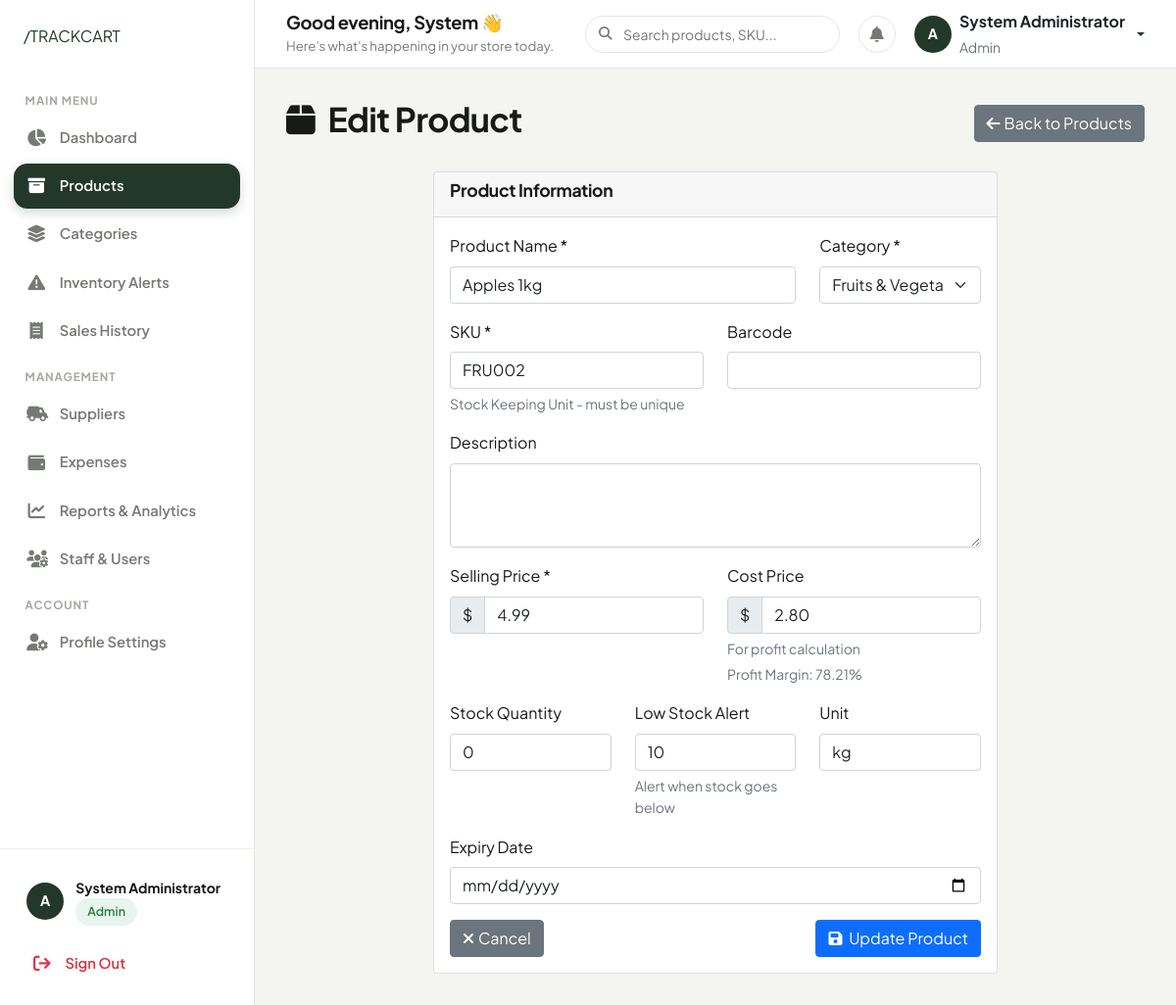
Screenshot of /products/18/edit/ (signed in) with the database file from the repository.
### authentication/models.py (models this page shows, shortened)
class UserProfile(models.Model):
    ROLE_CHOICES = [
        ('admin', 'Admin'),
        ('staff', 'Staff'),
    ]
    user = models.OneToOneField(User, on_delete=models.CASCADE)
    role = models.CharField(max_length=10, choices=ROLE_CHOICES, default='staff')
    phone = models.CharField(max_length=15, blank=True, null=True)
    address = models.TextField(blank=True, null=True)
    created_at = models.DateTimeField(auto_now_add=True)
    updated_at = models.DateTimeField(auto_now=True)
    @property
    def is_admin(self):
        return self.role == 'admin'

### products/models.py (models this page shows, shortened)
class Product(models.Model):
    name = models.CharField(max_length=200)
    sku = models.CharField(max_length=50, unique=True, help_text="Stock Keeping Unit")
    barcode = models.CharField(max_length=100, blank=True, null=True, unique=True)
    category = models.ForeignKey(Category, on_delete=models.PROTECT, related_name='products')
    description = models.TextField(blank=True, null=True)
    price = models.DecimalField(max_digits=10, decimal_places=2, validators=[MinValueValidator(Decimal('0.01'))])
    cost_price = models.DecimalField(max_digits=10, decimal_places=2, validators=[MinValueValidator(Decimal('0.00'))], help_text="Cost price for profit calculation")
    stock_quantity = models.IntegerField(default=0, validators=[MinValueValidator(0)])
    low_stock_threshold = models.IntegerField(default=10, validators=[MinValueValidator(0)], help_text="Alert when stock goes below this number")
    unit = models.CharField(max_length=20, default='pcs', help_text="Unit of measurement (e.g., pcs, kg, ltr)")
    expiry_date = models.DateField(blank=True, null=True)
    is_active = models.BooleanField(default=True)
    created_at = models.DateTimeField(auto_now_add=True)
    updated_at = models.DateTimeField(auto_now=True)
    class Meta:
        ordering = ['name']

class Category(models.Model):
    name = models.CharField(max_length=100, unique=True)
    description = models.TextField(blank=True, null=True)
    created_at = models.DateTimeField(auto_now_add=True)
    updated_at = models.DateTimeField(auto_now=True)
    class Meta:
        verbose_name_plural = "Categories"
        ordering = ['name']

### products/views.py (the view, shortened to what this page needs)
# urls.py: path('<int:product_id>/edit/', views.product_edit, name='product_edit'),
@login_required
@user_passes_test(is_admin)
def product_edit(request, product_id):
    product = get_object_or_404(Product, id=product_id)
    categories = Category.objects.all()
    return render(request, 'products/product_form.html', {'product': product, 'categories': categories})

### templates/products/product_form.html (shortened to what this page needs)
{% extends 'base.html' %}
{% block content %}
<div class="d-flex justify-content-between align-items-center mb-4">
    <h2>
        <i class="fas fa-box me-2"></i>
        {% if product %}Edit Product{% else %}Add Product{% endif %}
    </h2>
    <a href="{% url 'products:product_list' %}" class="btn btn-secondary">
        <i class="fas fa-arrow-left me-1"></i>Back to Products
    </a>
</div>
<div class="row">
    <div class="col-md-8 mx-auto">
        <div class="card">
            <div class="card-header">
                <h5>Product Information</h5>
            </div>
            <div class="card-body">
                <form method="post">
                    <div class="row">
                        <div class="col-md-8">
                            <div class="mb-3">
                                <label for="name" class="form-label">Product Name *</label>
                                <input type="text" class="form-control" id="name" name="name"
                                       value="{{ product.name|default:'' }}" required>
                            </div>
                        </div>
                        <div class="col-md-4">
                            <div class="mb-3">
                                <label for="category" class="form-label">Category *</label>
                                <select class="form-select" id="category" name="category" required>
                                    {% for cat in categories %}
                                    <option value="{{ cat.id }}"
                                            {% if product.category.id == cat.id %}selected{% endif %}>
                                        {{ cat.name }}
                                    </option>
                                    {% endfor %}
                                </select>
                            </div>
                        </div>
                    </div>
                    <div class="row">
                        <div class="col-md-6">
                            <div class="mb-3">
                                <label for="sku" class="form-label">SKU *</label>
                                <input type="text" class="form-control" id="sku" name="sku"
                                       value="{{ product.sku|default:'' }}" required>
                                <div class="form-text">Stock Keeping Unit - must be unique</div>
                            </div>
                        </div>
                        <div class="col-md-6">
                            <div class="mb-3">
                                <label for="barcode" class="form-label">Barcode</label>
                                <input type="text" class="form-control" id="barcode" name="barcode"
                                       value="{{ product.barcode|default:'' }}">
                            </div>
                        </div>
                    </div>
                    <div class="mb-3">
                        <label for="description" class="form-label">Description</label>
                        <textarea class="form-control" id="description" name="description" rows="3">{{ product.description|default:'' }}</textarea>
                    </div>
                    <div class="row">
                        <div class="col-md-6">
                            <div class="mb-3">
                                <label for="price" class="form-label">Selling Price *</label>
                                <div class="input-group">
                                    <span class="input-group-text">$</span>
                                    <input type="number" class="form-control" id="price" name="price"
                                           value="{{ product.price|default:'' }}" step="0.01" min="0.01" required>
                                </div>
                            </div>
                        </div>
                        <div class="col-md-6">
                            <div class="mb-3">
                                <label for="cost_price" class="form-label">Cost Price</label>
                                <div class="input-group">
                                    <span class="input-group-text">$</span>
                                    <input type="number" class="form-control" id="cost_price" name="cost_price"
                                           value="{{ product.cost_price|default:'' }}" step="0.01" min="0">
                                </div>
                                <div class="form-text">For profit calculation</div>
                            </div>
                        </div>
                    </div>
                    <div class="row">
                        <div class="col-md-4">
                            <div class="mb-3">
                                <label for="stock_quantity" class="form-label">Stock Quantity</label>
                                <input type="number" class="form-control" id="stock_quantity" name="stock_quantity"
                                       value="{{ product.stock_quantity|default:'0' }}" min="0">
                            </div>
                        </div>
                        <div class="col-md-4">
                            <div class="mb-3">
                                <label for="low_stock_threshold" class="form-label">Low Stock Alert</label>
                                <input type="number" class="form-control" id="low_stock_threshold" name="low_stock_threshold"
                                       value="{{ product.low_stock_threshold|default:'10' }}" min="0">
                                <div class="form-text">Alert when stock goes below</div>
                            </div>
                        </div>
                        <div class="col-md-4">
                            <div class="mb-3">
                                <label for="unit" class="form-label">Unit</label>
                                <input type="text" class="form-control" id="unit" name="unit"
                                       value="{{ product.unit|default:'pcs' }}" placeholder="pcs, kg, ltr, etc.">
                            </div>
                        </div>
                    </div>
                    <div class="mb-3">
                        <label for="expiry_date" class="form-label">Expiry Date</label>
                        <input type="date" class="form-control" id="expiry_date" name="expiry_date"
                               value="{% if product.expiry_date %}{{ product.expiry_date|date:'Y-m-d' }}{% endif %}">
                    </div>
                    <div class="d-flex justify-content-between">
                        <a href="{% url 'products:product_list' %}" class="btn btn-secondary">
                            <i class="fas fa-times me-1"></i>Cancel
                        </a>
                        <button type="submit" class="btn btn-primary">
                            <i class="fas fa-save me-1"></i>
                            {% if product %}Update Product{% else %}Create Product{% endif %}
                        </button>
                    </div>
                </form>
            </div>
        </div>
    </div>
</div>
{% endblock %}

### templates/components/sidebar.html (shortened to what this page needs)
{% load static %}
<aside class="sidebar">
    <div>
        <div class="sidebar-header">
            <a href="{% url 'home' %}" class="brand-slash-logo">
                /TRACKCART
            </a>
        </div>
        <ul class="sidebar-nav">
            <li class="sidebar-label">Main Menu</li>
            <li class="sidebar-item">
                <a href="{% url 'dashboard:dashboard' %}" class="sidebar-link {% if request.resolver_match.url_name == 'dashboard' %}active{% endif %}">
                    <i class="fas fa-chart-pie"></i>
                    <span>Dashboard</span>
                </a>
            </li>
            <li class="sidebar-item">
                <a href="{% url 'products:product_list' %}" class="sidebar-link {% if 'product' in request.resolver_match.url_name and request.resolver_match.url_name != 'category_list' and request.resolver_match.url_name != 'low_stock_alert' %}active{% endif %}">
                    <i class="fas fa-box-archive"></i>
                    <span>Products</span>
                </a>
            </li>
            {% if user.userprofile.is_admin %}
            <li class="sidebar-item">
                <a href="{% url 'products:category_list' %}" class="sidebar-link {% if request.resolver_match.url_name == 'category_list' %}active{% endif %}">
                    <i class="fas fa-layer-group"></i>
                    <span>Categories</span>
                </a>
            </li>
            {% endif %}
            <li class="sidebar-item">
                <a href="{% url 'products:low_stock_alert' %}" class="sidebar-link {% if request.resolver_match.url_name == 'low_stock_alert' %}active{% endif %}">
                    <i class="fas fa-triangle-exclamation"></i>
                    <span>Inventory Alerts</span>
                </a>
            </li>
            <li class="sidebar-item">
                <a href="{% url 'sales:sale_list' %}" class="sidebar-link {% if 'sale' in request.resolver_match.url_name and request.resolver_match.url_name != 'sale_create' %}active{% endif %}">
                    <i class="fas fa-receipt"></i>
                    <span>Sales History</span>
                </a>
            </li>
            {% if user.userprofile.is_admin %}
            <li class="sidebar-label">Management</li>
            <li class="sidebar-item">
                <a href="{% url 'suppliers:supplier_list' %}" class="sidebar-link {% if 'supplier' in request.resolver_match.url_name %}active{% endif %}">
                    <i class="fas fa-truck-field"></i>
                    <span>Suppliers</span>
                </a>
            </li>
            <li class="sidebar-item">
                <a href="{% url 'expenses:expense_list' %}" class="sidebar-link {% if 'expense' in request.resolver_match.url_name %}active{% endif %}">
                    <i class="fas fa-wallet"></i>
                    <span>Expenses</span>
                </a>
            </li>
            <li class="sidebar-item">
                <a href="{% url 'dashboard:reports' %}" class="sidebar-link {% if request.resolver_match.url_name == 'reports' or request.resolver_match.url_name == 'analytics' %}active{% endif %}">
                    <i class="fas fa-chart-line"></i>
                    <span>Reports & Analytics</span>
                </a>
            </li>
            <li class="sidebar-item">
                <a href="{% url 'authentication:manage_users' %}" class="sidebar-link {% if request.resolver_match.url_name == 'manage_users' %}active{% endif %}">
                    <i class="fas fa-users-gear"></i>
                    <span>Staff & Users</span>
                </a>
            </li>
            {% endif %}
            <li class="sidebar-label">Account</li>
            <li class="sidebar-item">
                <a href="{% url 'authentication:profile' %}" class="sidebar-link {% if request.resolver_match.url_name == 'profile' %}active{% endif %}">
                    <i class="fas fa-user-gear"></i>
                    <span>Profile Settings</span>
                </a>
            </li>
        </ul>
    </div>
    <div class="sidebar-footer">
        <div class="sidebar-user-card mb-2">
            <div class="user-avatar">
                {{ user.username|slice:":1"|upper }}
            </div>
            <div class="user-info">
                <div class="user-name">{{ user.get_full_name|default:user.username }}</div>
                <div class="user-role-badge">
                    <span class="tc-badge {% if user.userprofile.is_admin %}tc-badge-success{% else %}tc-badge-neutral{% endif %}">
                        {{ user.userprofile.get_role_display }}
                    </span>
                </div>
            </div>
        </div>
        <a href="{% url 'authentication:logout' %}" class="sidebar-link text-danger">
            <i class="fas fa-arrow-right-from-bracket"></i>
            <span>Sign Out</span>
        </a>
    </div>
</aside>

### templates/components/topbar.html (shortened to what this page needs)
{% load static %}
<header class="dashboard-topbar">
    <div class="d-flex align-items-center gap-3">
        <div class="topbar-welcome">
            <h4>Good {% if now.hour < 12 %}morning{% elif now.hour < 17 %}afternoon{% else %}evening{% endif %}, {{ user.first_name|default:user.username }} 👋</h4>
            <p>Here's what's happening in your store today.</p>
        </div>
    </div>
    <div class="topbar-actions">
        <div class="search-box-custom">
            <i class="fas fa-magnifying-glass"></i>
            <input type="text" id="globalSearchInput" class="form-control-custom" placeholder="Search products, SKU...">
        </div>
        <a href="{% url 'products:low_stock_alert' %}" class="topbar-icon-btn" title="Stock Alerts">
            <i class="fas fa-bell"></i>
        </a>
        <div class="dropdown">
            <a href="#" class="d-flex align-items-center gap-2 text-decoration-none dropdown-toggle" id="userMenuDropdown" data-bs-toggle="dropdown" aria-expanded="false">
                <div class="user-avatar">
                    {{ user.username|slice:":1"|upper }}
                </div>
                <div class="d-none d-md-block text-start">
                    <div class="fw-bold text-dark fs-6 line-height-1">{{ user.get_full_name|default:user.username }}</div>
                    <small class="text-muted text-capitalize">{{ user.userprofile.role }}</small>
                </div>
            </a>
        </div>
    </div>
</header>

### rows the page displays
Product: name "Apples 1kg", category "Fruits & Vegetables", sku "FRU002", price "4.99", cost_price "2.80", stock_quantity "0", low_stock_threshold "10", unit "kg"

### other values shown
{{ user.username|slice:":1"|upper }} "A"
{{ user.get_full_name|default:user.username }} "System Administrator"
{{ user.userprofile.get_role_display }} "Admin"
{{ user.first_name|default:user.username }} "System"
{{ user.userprofile.role }} "Admin"
